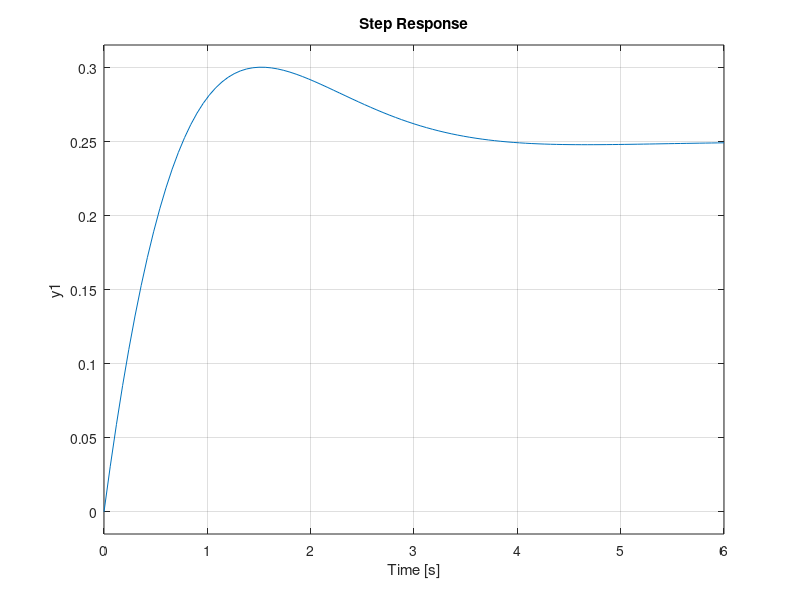
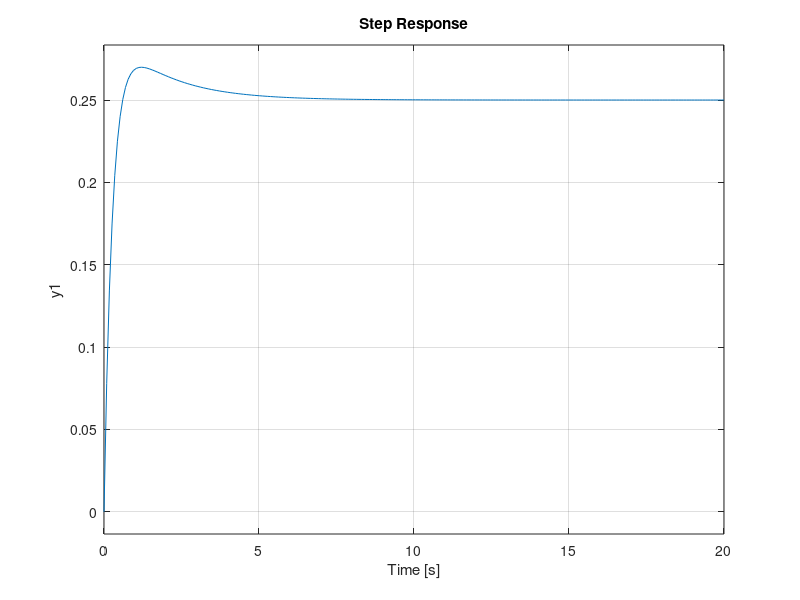
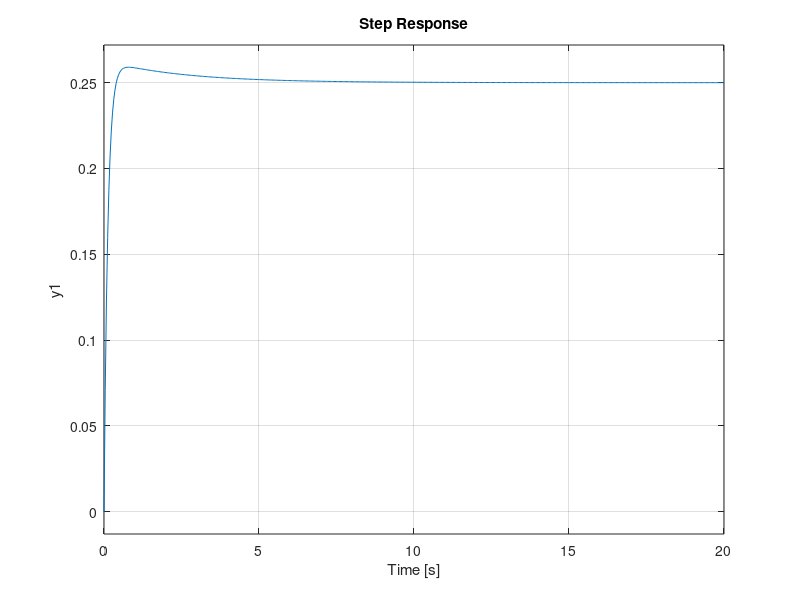
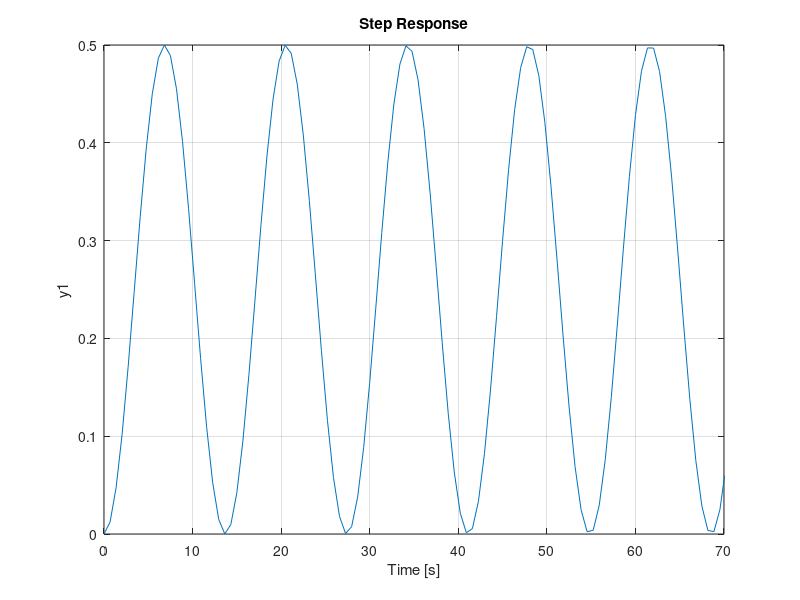

Source code (MATLAB) for these figures, in order:
%step response with p-controller
m = 0.111;
R = 0.015;
g = -9.8;
L = 1.0;
d = 0.03;
J = 9.99e-6;
s = tf('s');
P_ball = -m*g*d/L/(J/R^2+m)/s^2;
Kp = 1;
C = pid(Kp);
sys_cl=feedback(C*P_ball,1);
figure(4)
step(0.25*sys_cl)
axis([0 70 0 0.5])
%step response with pd-controller
m = 0.111;
R = 0.015;
g = -9.8;
L = 1.0;
d = 0.03;
J = 9.99e-6;
s = tf('s');
P_ball = -m*g*d/L/(J/R^2+m)/s^2;
Kp = 10;
Kd = 10;
C = pid(Kp,0,Kd);
sys_cl=feedback(C*P_ball,1);
t=0:0.01:5;
figure(1)
step(0.25*sys_cl)
Kp = 10;
Kd = 20;
C = pid(Kp,0,Kd);
sys_cl=feedback(C*P_ball,1);
figure(2)
step(0.25*sys_cl)
Kp = 15;
Kd = 40;
C = pid(Kp,0,Kd);
sys_cl=feedback(C*P_ball,1);
figure(3)
step(0.25*sys_cl)